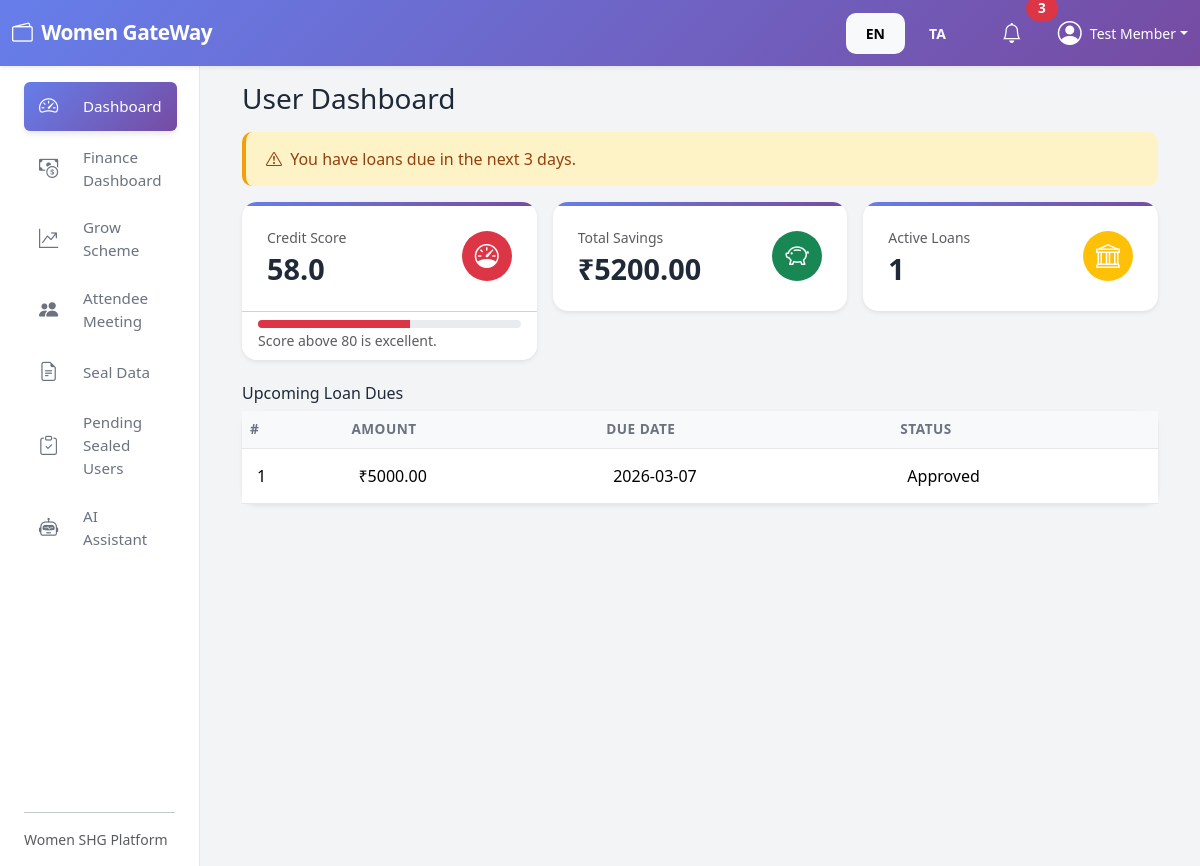
The page /user/dashboard (signed in) on the database its author committed.
### models.py (models this page shows)
class User(UserMixin, db.Model):
    __tablename__ = "users"
    id = db.Column(db.Integer, primary_key=True)
    full_name = db.Column(db.String(120), nullable=False)
    email = db.Column(db.String(120), unique=True, nullable=False, index=True)
    phone = db.Column(db.String(20))
    password_hash = db.Column(db.String(255), nullable=False)
    role = db.Column(db.String(20), default="USER", nullable=False)
    aadhaar_number = db.Column(db.String(12))
    pan_number = db.Column(db.String(10))
    address = db.Column(db.String(255))
    bank_account_number = db.Column(db.String(32))
    ifsc_code = db.Column(db.String(20))
    join_date = db.Column(db.Date, default=date.today)
    savings = db.relationship("Savings", backref="user", lazy="dynamic")
    loans = db.relationship("Loan", backref="user", lazy="dynamic")
    attendance_records = db.relationship("Attendance", backref="user", lazy="dynamic")
    def is_admin(self):
        return self.role.upper() == "ADMIN"
    def get_credit_score_components(self):
        today = date.today()
        last_6_months = {((today.year if today.month - i > 0 else today.year - 1),
                          ((today.month - i - 1) % 12) + 1)
                         for i in range(6)}
        months_with_saving = set(
            (s.payment_date.year, s.payment_date.month) for s in self.savings
        )
        savings_regularity = (
            len(last_6_months & months_with_saving) / len(last_6_months)
            if last_6_months else 0.0
        )
        total_loans = self.loans.count()
        paid_loans = self.loans.filter_by(status="Paid").count()
        loan_repayment_rate = (paid_loans / total_loans) if total_loans > 0 else 0.0
        last_10 = (
            self.attendance_records.order_by(Attendance.meeting_date.desc())
            .limit(10)
            .all()
        )
        if last_10:
            present_count = sum(1 for a in last_10 if a.present)
            attendance_rate = present_count / len(last_10)
        else:
            attendance_rate = 0.0
        return savings_regularity, loan_repayment_rate, attendance_rate
    def credit_score(self):
        s_reg, loan_rep, att = self.get_credit_score_components()
        score = s_reg * 40 + loan_rep * 40 + att * 20
        return round(score, 2)
    def credit_score_color(self):
        score = self.credit_score()
        if score >= 80:
            return "bg-success"
        if score >= 60:
            return "bg-warning"
        return "bg-danger"

class Loan(db.Model):
    __tablename__ = "loans"
    id = db.Column(db.Integer, primary_key=True)
    user_id = db.Column(db.Integer, db.ForeignKey("users.id"), nullable=False)
    loan_amount = db.Column(db.Float, nullable=False)
    interest_rate = db.Column(db.Float, nullable=False)
    issue_date = db.Column(db.Date, default=date.today, nullable=False)
    due_date = db.Column(db.Date, nullable=False)
    status = db.Column(db.String(20), default="Pending", nullable=False)
    def is_due_soon(self, days=3):
        return self.status in {"Pending", "Approved"} and (
            (self.due_date - date.today()).days <= days
        )

### user.py (the view)
@user_bp.route("/dashboard")
@login_required
def user_dashboard():
    score = current_user.credit_score()
    color_class = current_user.credit_score_color()
    total_savings = (
        db.session.query(db.func.sum(Savings.amount))
        .filter_by(user_id=current_user.id)
        .scalar()
        or 0
    )
    active_loans = Loan.query.filter(
        Loan.user_id == current_user.id, Loan.status.in_(["Pending", "Approved"])
    ).all()
    upcoming_due = [l for l in active_loans if l.is_due_soon(days=3)]
    month_str = date.today().strftime("%Y-%m")
    has_saving_this_month = (
        Savings.query.filter(
            Savings.user_id == current_user.id,
            db.func.strftime("%Y-%m", Savings.payment_date) == month_str,
        ).count()
        > 0
    )
    return render_template(
        "user/dashboard.html",
        score=score,
        score_color=color_class,
        total_savings=round(total_savings, 2),
        active_loans=active_loans,
        upcoming_due=upcoming_due,
        has_saving_this_month=has_saving_this_month,
    )

### templates/user/dashboard.html (shortened to what this page needs)
{% extends "base.html" %}
{% block content %}
<div class="container-fluid">
    <h3 class="mb-3">{{ t('User Dashboard') }}</h3>
    {% if upcoming_due %}
    <div class="alert alert-warning">
        <i class="bi bi-exclamation-triangle me-1"></i>
        {{ t('You have loans due in the next 3 days.') }}
    </div>
    {% endif %}
    <div class="row g-3 mb-3">
        <div class="col-md-4">
            <div class="card stat-card shadow-sm">
                <div class="card-body d-flex justify-content-between align-items-center">
                    <div>
                        <p class="text-muted small mb-1">{{ t('Credit Score') }}</p>
                        <h4 class="mb-0">{{ score }}</h4>
                    </div>
                    <div class="icon-circle {{ score_color }} text-white">
                        <i class="bi bi-speedometer"></i>
                    </div>
                </div>
                <div class="card-footer bg-white">
                    <div class="progress" style="height: 8px;">
                        <div class="progress-bar {{ score_color }}"
                             role="progressbar"
                             data-score="{{ score }}"
                             aria-valuenow="{{ score }}"
                             aria-valuemin="0"
                             aria-valuemax="100"></div>
                    </div>
                    <small class="text-muted">
                        {{ t('Score above 80 is excellent.') }}
                    </small>
                </div>
            </div>
        </div>
        <div class="col-md-4">
            <div class="card stat-card shadow-sm">
                <div class="card-body d-flex justify-content-between align-items-center">
                    <div>
                        <p class="text-muted small mb-1">{{ t('Total Savings') }}</p>
                        <h4 class="mb-0">₹{{ '%.2f'|format(total_savings) }}</h4>
                    </div>
                    <div class="icon-circle bg-success text-white">
                        <i class="bi bi-piggy-bank"></i>
                    </div>
                </div>
            </div>
        </div>
        <div class="col-md-4">
            <div class="card stat-card shadow-sm">
                <div class="card-body d-flex justify-content-between align-items-center">
                    <div>
                        <p class="text-muted small mb-1">{{ t('Active Loans') }}</p>
                        <h4 class="mb-0">{{ active_loans|length }}</h4>
                    </div>
                    <div class="icon-circle bg-warning text-white">
                        <i class="bi bi-bank"></i>
                    </div>
                </div>
            </div>
        </div>
    </div>
    <h6 class="mt-4 mb-2">{{ t('Upcoming Loan Dues') }}</h6>
    <div class="card shadow-sm">
        <div class="card-body p-0">
            <table class="table mb-0">
                <thead class="table-light">
                    <tr>
                        <th>#</th>
                        <th>{{ t('Amount') }}</th>
                        <th>{{ t('Due Date') }}</th>
                        <th>{{ t('Status') }}</th>
                    </tr>
                </thead>
                <tbody>
                    {% for loan in upcoming_due %}
                    <tr>
                        <td>{{ loop.index }}</td>
                        <td>₹{{ '%.2f'|format(loan.loan_amount) }}</td>
                        <td>{{ loan.due_date }}</td>
                        <td>{{ loan.status }}</td>
                    </tr>
                    {% else %}
                    <tr>
                        <td colspan="4" class="text-center text-muted py-3">
                            {{ t('No upcoming dues in 3 days.') }}
                        </td>
                    </tr>
                    {% endfor %}
                </tbody>
            </table>
        </div>
    </div>
</div>
{% endblock %}

### templates/base.html (shortened to what this page needs)
<!doctype html>
<html lang="{{ 'ta' if lang == 'ta' else 'en' }}">
<head>
    <link href="https://cdn.jsdelivr.net/npm/bootstrap@5.3.3/dist/css/bootstrap.min.css" rel="stylesheet">
    <link href="https://cdn.jsdelivr.net/npm/bootstrap-icons@1.11.3/font/bootstrap-icons.css" rel="stylesheet">
</head>
<body class="bg-light">
<nav class="navbar navbar-expand-lg navbar-dark top-navbar shadow-sm">
    <div class="container-fluid">
        <a class="navbar-brand fw-bold" href="#">
            <i class="bi bi-wallet2 me-1"></i> Women GateWay
        </a>
        <div class="d-flex align-items-center ms-auto">
            <div class="me-3">
                <a href="?lang=en" class="btn btn-sm btn-outline-light {% if lang == 'en' %}active{% endif %}">EN</a>
                <a href="?lang=ta" class="btn btn-sm btn-outline-light {% if lang == 'ta' %}active{% endif %}">TA</a>
            </div>
            <button class="btn btn-link text-white position-relative me-3">
                <i class="bi bi-bell fs-5"></i>
                <span class="position-absolute top-0 start-100 translate-middle badge rounded-pill bg-danger">3</span>
            </button>
            {% if current_user.is_authenticated %}
            <div class="dropdown">
                <a class="d-flex align-items-center text-white text-decoration-none dropdown-toggle" href="#" id="profileDropdown" data-bs-toggle="dropdown" aria-expanded="false">
                    <i class="bi bi-person-circle fs-4 me-2"></i>
                    <span class="small">{{ current_user.full_name }}</span>
                </a>
            </div>
            {% endif %}
        </div>
    </div>
</nav>
<div class="container-fluid">
    <div class="row flex-nowrap">
        {% if current_user.is_authenticated %}
        <div class="col-auto col-md-3 col-xl-2 px-sm-2 px-0 sidebar bg-white shadow-sm">
            <div class="d-flex flex-column align-items-sm-start px-3 pt-3 min-vh-100">
                {% if current_user.is_admin() %}
                <ul class="nav nav-pills flex-column mb-sm-auto mb-0 w-100" id="menu">
                    <li class="nav-item">
                        <a href="{{ url_for('admin.admin_dashboard') }}" class="nav-link sidebar-link {% if request.endpoint == 'admin.admin_dashboard' %}active{% endif %}">
                            <i class="bi bi-speedometer2 me-2"></i><span>{{ t('Dashboard') }}</span>
                        </a>
                    </li>
                    <li>
                        <a href="{{ url_for('admin.subadmin_list') }}" class="nav-link sidebar-link {% if 'subadmin' in request.endpoint %}active{% endif %}">
                            <i class="bi bi-people me-2"></i><span>{{ t('Subadmin Management') }}</span>
                        </a>
                    </li>
                    <li>
                        <a href="{{ url_for('admin.durable_payments') }}" class="nav-link sidebar-link {% if 'durable_payments' in request.endpoint %}active{% endif %}">
                            <i class="bi bi-credit-card-2-front me-2"></i><span>{{ t('Durable Payments') }}</span>
                        </a>
                    </li>
                </ul>
                {% else %}
                <ul class="nav nav-pills flex-column mb-sm-auto mb-0 w-100" id="menu-user">
                    <li class="nav-item">
                        <a href="{{ url_for('user.user_dashboard') }}" class="nav-link sidebar-link {% if request.endpoint == 'user.user_dashboard' %}active{% endif %}">
                            <i class="bi bi-speedometer2 me-2"></i><span>{{ t('Dashboard') }}</span>
                        </a>
                    </li>
                    <li>
                        <a href="{{ url_for('user.finance_dashboard') }}" class="nav-link sidebar-link {% if 'finance_dashboard' in request.endpoint %}active{% endif %}">
                            <i class="bi bi-cash-coin me-2"></i><span>{{ t('Finance Dashboard') }}</span>
                        </a>
                    </li>
                    <li>
                        <a href="{{ url_for('user.grow_scheme') }}" class="nav-link sidebar-link {% if 'grow_scheme' in request.endpoint %}active{% endif %}">
                            <i class="bi bi-graph-up-arrow me-2"></i><span>{{ t('Grow Scheme') }}</span>
                        </a>
                    </li>
                    <li>
                        <a href="{{ url_for('user.attendee_meeting') }}" class="nav-link sidebar-link {% if 'attendee_meeting' in request.endpoint %}active{% endif %}">
                            <i class="bi bi-people-fill me-2"></i><span>{{ t('Attendee Meeting') }}</span>
                        </a>
                    </li>
                    <li>
                        <a href="{{ url_for('user.seal_data') }}" class="nav-link sidebar-link {% if 'seal_data' in request.endpoint %}active{% endif %}">
                            <i class="bi bi-file-earmark-text me-2"></i><span>{{ t('Seal Data') }}</span>
                        </a>
                    </li>
                    <li>
                        <a href="{{ url_for('user.pending_sealed') }}" class="nav-link sidebar-link {% if 'pending_sealed' in request.endpoint %}active{% endif %}">
                            <i class="bi bi-clipboard-check me-2"></i><span>{{ t('Pending Sealed Users') }}</span>
                        </a>
                    </li>
                    <li>
                        <a href="{{ url_for('user.bot') }}" class="nav-link sidebar-link {% if 'bot' in request.endpoint %}active{% endif %}">
                            <i class="bi bi-robot me-2"></i><span>{{ t('AI Assistant') }}</span>
                        </a>
                    </li>
                </ul>
                {% endif %}
                <hr class="w-100">
                <p class="small text-muted mb-3">Women SHG Platform</p>
            </div>
        </div>
        {% endif %}
        <main class="col py-3 main-content">
            {% block content %}{% endblock %}
        </main>
    </div>
</div>
</body>
</html>

### rows shown on the page
User: full_name "Test Member"
Loan: loan_amount "5000.00", due_date "2026-03-07", status "Approved"

### other values the page prints
{{ t('Dashboard') }} "Dashboard"
{{ t('Finance Dashboard') }} "Finance Dashboard"
{{ t('Grow Scheme') }} "Grow Scheme"
{{ t('Attendee Meeting') }} "Attendee Meeting"
{{ t('Seal Data') }} "Seal Data"
{{ t('Pending Sealed Users') }} "Pending Sealed Users"
{{ t('AI Assistant') }} "AI Assistant"
{{ t('User Dashboard') }} "User Dashboard"
{{ t('You have loans due in the next 3 days.') }} "You have loans due in the next 3 days."
{{ t('Credit Score') }} "Credit Score"
{{ score }} "58.0"
{{ t('Score above 80 is excellent.') }} "Score above 80 is excellent."
{{ t('Total Savings') }} "Total Savings"
{{ '%.2f'|format(total_savings) }} "5200.00"
{{ t('Active Loans') }} "Active Loans"
